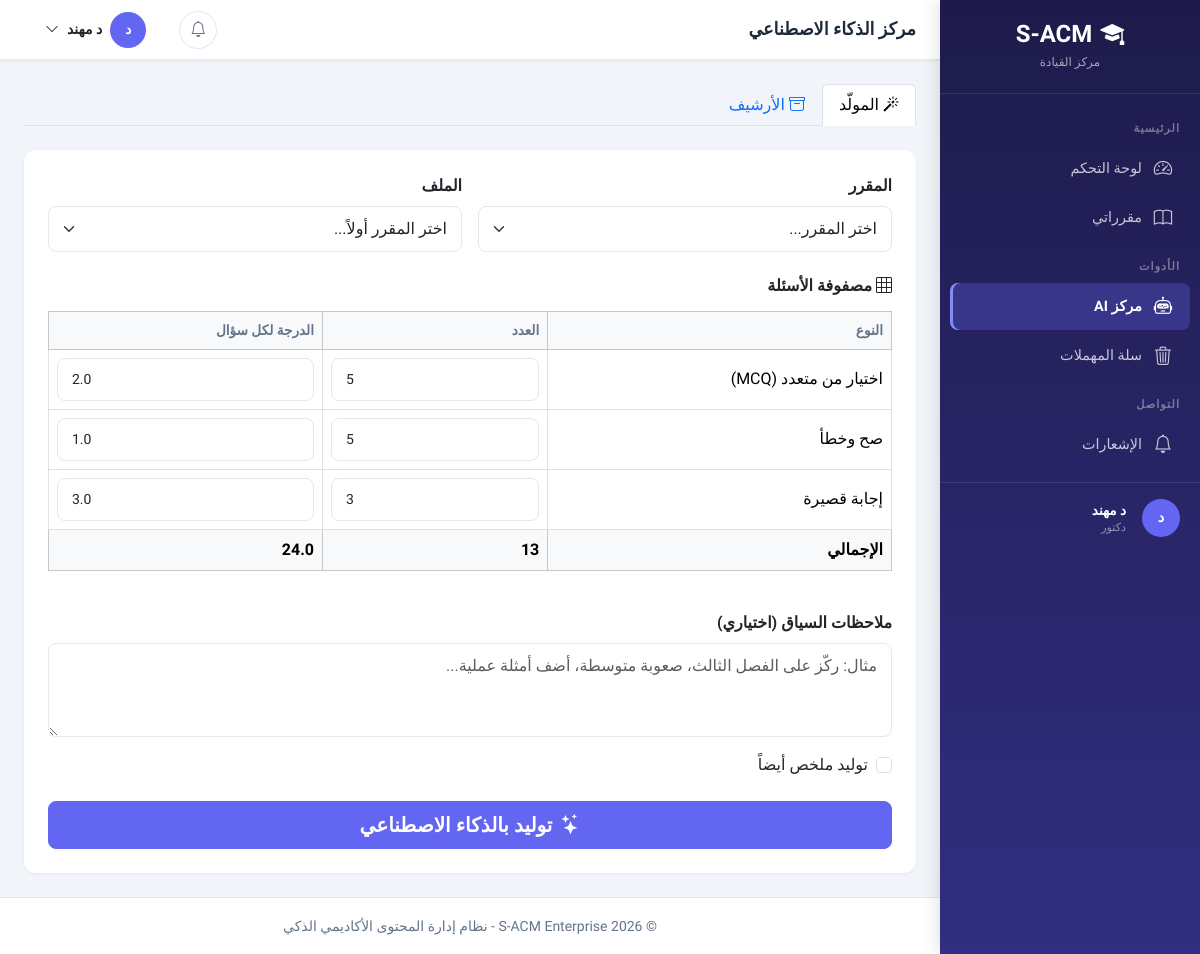
The app's page /instructor/ai/ (signed in) with its own data.
### apps/accounts/models.py (models this page shows, shortened)
class User(AbstractBaseUser, PermissionsMixin):
    ACCOUNT_STATUS_CHOICES = [
        ('inactive', 'غير مفعّل'),
        ('active', 'مفعّل'),
        ('suspended', 'موقوف'),
    ]
    academic_id = models.CharField(
        max_length=50,
        unique=True,
        verbose_name='الرقم الأكاديمي/الوظيفي',
        help_text='الرقم الأكاديمي للطالب أو الرقم الوظيفي للموظف'
    )
    id_card_number = models.CharField(
        max_length=50,
        unique=True,
        verbose_name='رقم البطاقة الشخصية',
        help_text='يستخدم للتحقق من الهوية عند التفعيل'
    )
    full_name = models.CharField(
        max_length=150,
        verbose_name='الاسم الكامل'
    )
    email = models.EmailField(
        unique=True,
        blank=True,
        null=True,
        verbose_name='البريد الإلكتروني',
        help_text='يتم تعيينه عند التفعيل'
    )
    account_status = models.CharField(
        max_length=20,
        choices=ACCOUNT_STATUS_CHOICES,
        default='inactive',
        verbose_name='حالة الحساب'
    )
    role = models.ForeignKey(
        Role,
        on_delete=models.PROTECT,
        related_name='users',
        verbose_name='الدور',
        null=True,
        blank=True
    )
    major = models.ForeignKey(
        Major,
        on_delete=models.SET_NULL,
        related_name='students',
        verbose_name='التخصص',
        null=True,
        blank=True,
        help_text='للطلاب فقط'
    )
    level = models.ForeignKey(
        Level,
        on_delete=models.SET_NULL,
        related_name='students',
        verbose_name='المستوى',
        null=True,
        blank=True,
        help_text='للطلاب فقط'
    )
    is_staff = models.BooleanField(default=False, verbose_name='موظف')
    is_active = models.BooleanField(default=True, verbose_name='نشط')
    date_joined = models.DateTimeField(default=timezone.now, verbose_name='تاريخ الانضمام')
    last_login = models.DateTimeField(null=True, blank=True, verbose_name='آخر تسجيل دخول')
    profile_picture = models.ImageField(
        upload_to='profiles/',
        blank=True,
        null=True,
        verbose_name='صورة الملف الشخصي'
    )
    phone_number = models.CharField(
        max_length=20,
        blank=True,
        null=True,
        verbose_name='رقم الهاتف'
    )
    objects = UserManager()
    USERNAME_FIELD = 'academic_id'
    REQUIRED_FIELDS = ['full_name', 'id_card_number']
    class Meta:
        db_table = 'users'
        verbose_name = 'مستخدم'
        verbose_name_plural = 'المستخدمون'
        indexes = [
            models.Index(fields=['academic_id']),
            models.Index(fields=['email']),
            models.Index(fields=['account_status']),
        ]
    def is_admin(self):
        return self.role and self.role.code == Role.ADMIN
    def is_instructor(self):
        return self.role and self.role.code == Role.INSTRUCTOR
    def is_student(self):
        return self.role and self.role.code == Role.STUDENT

class Role(models.Model):
    ADMIN = 'admin'
    INSTRUCTOR = 'instructor'
    STUDENT = 'student'
    code = models.CharField(
        max_length=50,
        unique=True,
        verbose_name='كود الدور',
        help_text='معرف فريد للدور (بالإنجليزية، مثل: admin, instructor)'
    )
    display_name = models.CharField(
        max_length=100,
        verbose_name='اسم العرض',
        help_text='الاسم الذي يظهر للمستخدم'
    )
    description = models.TextField(
        blank=True,
        null=True,
        verbose_name='وصف الدور'
    )
    is_system = models.BooleanField(
        default=False,
        verbose_name='دور نظام',
        help_text='الأدوار الافتراضية التي لا يمكن حذفها'
    )
    is_active = models.BooleanField(
        default=True,
        verbose_name='نشط'
    )
    created_at = models.DateTimeField(auto_now_add=True, verbose_name='تاريخ الإنشاء')
    updated_at = models.DateTimeField(auto_now=True, verbose_name='تاريخ التحديث')
    class Meta:
        db_table = 'roles'
        verbose_name = 'دور'
        verbose_name_plural = 'الأدوار'
        ordering = ['-is_system', 'display_name']

### apps/instructor/views.py (the view)
# urls.py: path('ai/', views.AIHubView.as_view(), name='ai_hub'),
class AIHubView(LoginRequiredMixin, InstructorRequiredMixin, TemplateView):
    template_name = 'instructor/ai_hub.html'
    def get_context_data(self, **kwargs):
        context = super().get_context_data(**kwargs)
        context['active_page'] = 'ai_hub'
        instructor = self.request.user
        context['courses'] = Course.objects.get_courses_for_instructor(instructor)
        context['recent_jobs'] = AIGenerationJob.objects.filter(
            instructor=instructor
        ).select_related('file', 'file__course').order_by('-created_at')[:20]
        context['active_tab'] = self.request.GET.get('tab', 'generator')
        return context

### apps/accounts/views/mixins.py (called while the page is built)
    def test_func(self):
        return self.request.user.is_authenticated and (
            self.request.user.is_instructor() or self.request.user.is_admin()
        )

### apps/core/context_processors.py (called while the page is built, shortened)
def site_settings(request):
    return {
        'SITE_NAME': 'S-ACM',
        'SITE_FULL_NAME': 'نظام إدارة المحتوى الأكاديمي الذكي',
        'SITE_VERSION': '1.0.0',
        'DEBUG': settings.DEBUG,
    }

def user_notifications(request):
    return {'unread_count': 0}

def user_role_info(request):
    if request.user.is_authenticated:
        role = request.user.role
        menu_items = getattr(request, 'menu_items', [])
        user_permissions = getattr(request, 'user_permissions', set())
        return {
            'user_role': role.display_name if role else None,
            'user_role_code': role.code if role else None,
            'is_admin': request.user.is_admin(),
            'is_instructor': request.user.is_instructor(),
            'is_student': request.user.is_student(),
            'menu_items': menu_items,
            'user_permissions': user_permissions,
            'has_perm': lambda p: '__all__' in user_permissions or p in user_permissions,
        }

def current_semester(request):
    from django.core.cache import cache
    from apps.accounts.models import Semester
    cache_key = 'current_semester_obj'
    semester = cache.get(cache_key)
    if semester is None:
        try:
            semester = Semester.objects.filter(is_current=True).first()
            cache.set(cache_key, semester, 300)
        except:
            semester = None
    return {'current_semester': semester}

### apps/courses/models.py (called while the page is built)
    def get_courses_for_instructor(self, instructor):
        return self.filter(
            instructor_courses__instructor=instructor,
            is_active=True
        ).distinct()

### templates/instructor/ai_hub.html (shortened to what this page needs)
{% extends 'layouts/dashboard_base.html' %}
{% block page_title %}مركز الذكاء الاصطناعي{% endblock %}
{% block dashboard_content %}
<ul class="nav nav-tabs mb-4" role="tablist">
    <li class="nav-item"><a class="nav-link {% if active_tab == 'generator' %}active{% endif %}" data-bs-toggle="tab" href="#generator"><i class="bi bi-magic me-1"></i>المولّد</a></li>
    <li class="nav-item"><a class="nav-link {% if active_tab == 'archives' %}active{% endif %}" data-bs-toggle="tab" href="#archives"><i class="bi bi-archive me-1"></i>الأرشيف</a></li>
</ul>
<div class="tab-content">
    <div class="tab-pane fade {% if active_tab == 'generator' %}show active{% endif %}" id="generator">
        <div class="card">
            <div class="card-body p-4">
                <form method="post" action="{% url 'instructor:ai_generate' %}">
                    <div class="row g-3 mb-4">
                        <div class="col-md-6">
                            <label class="form-label fw-semibold">المقرر</label>
                            <select class="form-select" id="courseSelect" name="course_id" onchange="loadFiles(this.value)" required>
                                <option value="">اختر المقرر...</option>
                            </select>
                        </div>
                        <div class="col-md-6">
                            <label class="form-label fw-semibold">الملف</label>
                            <select class="form-select" id="fileSelect" name="file_id" required>
                                <option value="">اختر المقرر أولاً...</option>
                            </select>
                        </div>
                    </div>
                    <h6 class="fw-bold mb-3"><i class="bi bi-grid-3x3 me-1"></i>مصفوفة الأسئلة</h6>
                    <div class="table-responsive mb-4">
                        <table class="table table-bordered">
                            <thead class="table-light">
                                <tr><th>النوع</th><th>العدد</th><th>الدرجة لكل سؤال</th></tr>
                            </thead>
                            <tbody>
                                <tr>
                                    <td>اختيار من متعدد (MCQ)</td>
                                    <td><input type="number" class="form-control form-control-sm q-count" name="mcq_count" value="5" min="0" max="50"></td>
                                    <td><input type="number" class="form-control form-control-sm q-score" name="mcq_score" value="2.0" min="0" max="100" step="0.5"></td>
                                </tr>
                                <tr>
                                    <td>صح وخطأ</td>
                                    <td><input type="number" class="form-control form-control-sm q-count" name="true_false_count" value="5" min="0" max="50"></td>
                                    <td><input type="number" class="form-control form-control-sm q-score" name="true_false_score" value="1.0" min="0" max="100" step="0.5"></td>
                                </tr>
                                <tr>
                                    <td>إجابة قصيرة</td>
                                    <td><input type="number" class="form-control form-control-sm q-count" name="short_answer_count" value="3" min="0" max="50"></td>
                                    <td><input type="number" class="form-control form-control-sm q-score" name="short_answer_score" value="3.0" min="0" max="100" step="0.5"></td>
                                </tr>
                            </tbody>
                            <tfoot class="table-light">
                                <tr><td class="fw-bold">الإجمالي</td><td id="totalQuestions" class="fw-bold">13</td><td id="totalScore" class="fw-bold">24.0</td></tr>
                            </tfoot>
                        </table>
                    </div>
                    <div class="mb-3">
                        <label class="form-label fw-semibold">ملاحظات السياق (اختياري)</label>
                        <textarea class="form-control" name="user_notes" rows="3" placeholder="مثال: ركّز على الفصل الثالث، صعوبة متوسطة، أضف أمثلة عملية..."></textarea>
                    </div>
                    <div class="form-check mb-4">
                        <input class="form-check-input" type="checkbox" name="generate_summary" id="genSummary">
                        <label class="form-check-label" for="genSummary">توليد ملخص أيضاً</label>
                    </div>
                    <button type="submit" class="btn btn-primary btn-lg w-100">
                        <i class="bi bi-stars me-2"></i>توليد بالذكاء الاصطناعي
                    </button>
                </form>
            </div>
        </div>
    </div>
</div>
{% endblock %}

### templates/layouts/dashboard_base.html (shortened to what this page needs)
{% load static %}
<!DOCTYPE html>
<html lang="ar" dir="rtl">
<head>
    <link href="https://cdn.jsdelivr.net/npm/bootstrap@5.3.2/dist/css/bootstrap.rtl.min.css" rel="stylesheet">
    <link href="https://cdn.jsdelivr.net/npm/bootstrap-icons@1.11.3/font/bootstrap-icons.css" rel="stylesheet">
</head>
<body>
    <nav class="sidebar" id="sidebar">
        <div class="sidebar-brand">
            <h4><i class="bi bi-mortarboard-fill me-2"></i>S-ACM</h4>
            <small>{% if is_instructor %}مركز القيادة{% elif is_student %}بوابة التعلم{% else %}لوحة التحكم{% endif %}</small>
        </div>
        <div class="sidebar-nav">
            {% block sidebar_nav %}
            {% if is_instructor %}
            <div class="sidebar-section-title">الرئيسية</div>
            <div class="nav-item">
                <a class="nav-link {% if active_page == 'dashboard' %}active{% endif %}" href="{% url 'instructor:dashboard' %}">
                    <i class="bi bi-speedometer2"></i> لوحة التحكم
                </a>
            </div>
            <div class="nav-item">
                <a class="nav-link {% if active_page == 'courses' %}active{% endif %}" href="{% url 'instructor:course_list' %}">
                    <i class="bi bi-book"></i> مقرراتي
                </a>
            </div>
            <div class="sidebar-section-title">الأدوات</div>
            <div class="nav-item">
                <a class="nav-link {% if active_page == 'ai_hub' %}active{% endif %}" href="{% url 'instructor:ai_hub' %}">
                    <i class="bi bi-robot"></i> مركز AI
                </a>
            </div>
            <div class="nav-item">
                <a class="nav-link {% if active_page == 'trash' %}active{% endif %}" href="{% url 'instructor:trash_list' %}">
                    <i class="bi bi-trash3"></i> سلة المهملات
                </a>
            </div>
            <div class="sidebar-section-title">التواصل</div>
            <div class="nav-item">
                <a class="nav-link" href="{% url 'notifications:list' %}">
                    <i class="bi bi-bell"></i> الإشعارات
                </a>
            </div>
            {% endif %}
            {% endblock %}
        </div>
        <div style="padding: 16px 20px; margin-top: auto; border-top: 1px solid rgba(255,255,255,0.1);">
            <div class="d-flex align-items-center gap-3">
                <div class="avatar-circle" style="width:38px;height:38px;font-size:0.9rem;">
                    {{ request.user.full_name|slice:":1"|upper }}
                </div>
                <div>
                    <div style="color:#fff;font-size:0.85rem;font-weight:600;">{{ request.user.full_name|truncatechars:16 }}</div>
                    <div style="color:rgba(255,255,255,0.5);font-size:0.7rem;">{{ user_role|default:"مستخدم" }}</div>
                </div>
            </div>
        </div>
    </nav>
    <div class="main-wrapper">
        <header class="top-navbar">
            <div class="d-flex align-items-center gap-3">
                <h6 class="page-title mb-0">{% block page_title %}لوحة التحكم{% endblock %}</h6>
            </div>
            <div class="nav-actions">
                <div class="dropdown">
                    <button class="btn-icon position-relative" data-bs-toggle="dropdown">
                        <i class="bi bi-bell"></i>
                    </button>
                </div>
                <div class="dropdown">
                    <button class="d-flex align-items-center gap-2 btn btn-link text-dark text-decoration-none" data-bs-toggle="dropdown">
                        <div class="avatar-circle">{{ request.user.full_name|slice:":1"|upper }}</div>
                        <span class="d-none d-md-inline small">{{ request.user.full_name|truncatechars:12 }}</span>
                        <i class="bi bi-chevron-down small"></i>
                    </button>
                </div>
            </div>
        </header>
        <main class="page-content">
            {% block dashboard_content %}{% endblock %}
        </main>
        <footer class="dashboard-footer">
            <small>&copy; 2026 S-ACM Enterprise - نظام إدارة المحتوى الأكاديمي الذكي</small>
        </footer>
    </div>
</body>
</html>

### records on screen
User: user.full_name "د", user.full_name "د مهند"
Role: display_name "دكتور"
